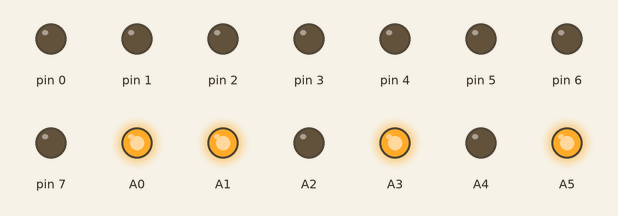
This sketch was run on a simulated Arduino Uno, built with avr-gcc and run on an emulated ATmega328P. Shown: output pins drawn as LEDs (lit = HIGH). Random numbers use the default seed unless the sketch sets one.

Above: at 0.1 s.
At 4.1 s:
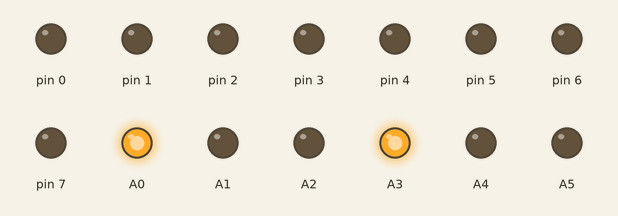
At 9.1 s:
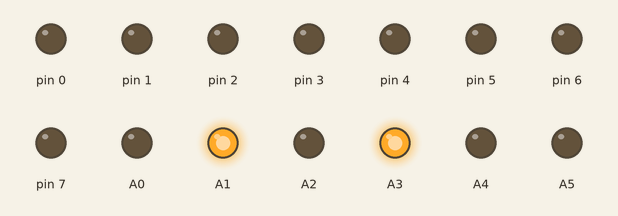
At 19.1 s:
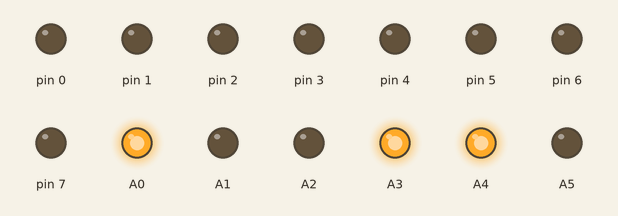
At 28.1 s:
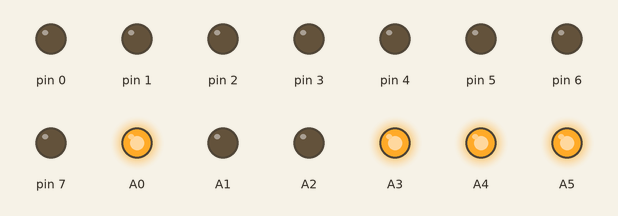
At 38.1 s:
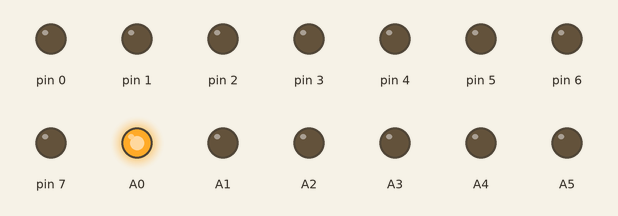
Timing chart, 0 to 40.0 s (numbered marks = the images above):
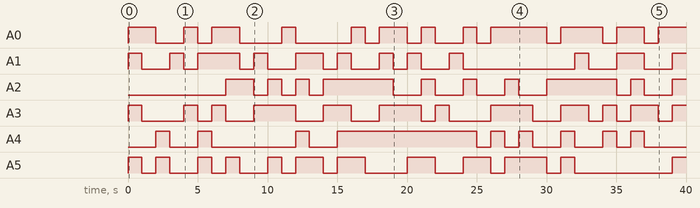

The sketch:

3x3x1-RGB-LED.ino
```cpp
void setup() {
  for (int i = 0; i <= 19; i++) {
    pinMode(i, OUTPUT);
  }
}

int green4 = 0;
int red4 = 0;
int blue4 = 0;
int green5 = 0;
int red5 = 0;
int blue5 = 0;

void loop() {
  for (int ground = 0; ground <= 13; ground++) {
    digitalWrite(ground, LOW);
  }

  for (int i = 0; i <= 25; i++) {

    red4 = random(0, 255);
    blue4 = random(0, 255);
    green4 = random(0, 255);
    red5 = random(0, 255);
    blue5 = random(0, 255);
    green5 = random(0, 255);

    analogWrite(A0, green4);
    analogWrite(A1, red4);
    analogWrite(A2, blue4);

    analogWrite(A3, green5);
    analogWrite(A4, red5);
    analogWrite(A5, blue5);

    delay(1000);
  }
}
```

flash.ino
```cpp

```

Measured:
- by itself, A0: LOW → HIGH at 0.00 s, → LOW 2.0 s later, → HIGH 2.0 s later, → LOW 1.0 s later, … (23 changes in this stretch)
- by itself, A1: LOW → HIGH at 0.00 s, → LOW 1.0 s later, → HIGH 2.0 s later, → LOW 1.0 s later, … (23 changes in this stretch)
- by itself, A2: LOW → HIGH at 7.0 s, → LOW 2.0 s later, → HIGH 1.0 s later, → LOW 1.0 s later, … (19 changes in this stretch)
- by itself, A3: LOW → HIGH at 0.00 s, → LOW 1.0 s later, → HIGH 3.0 s later, → LOW 1.0 s later, … (23 changes in this stretch)
- by itself, A4: LOW → HIGH at 2.0 s, → LOW 1.0 s later, → HIGH 2.0 s later, → LOW 1.0 s later, … (18 changes in this stretch)
- by itself, A5: LOW → HIGH at 0.00 s, → LOW 1.0 s later, → HIGH 1.0 s later, → LOW 1.0 s later, … (23 changes in this stretch)
